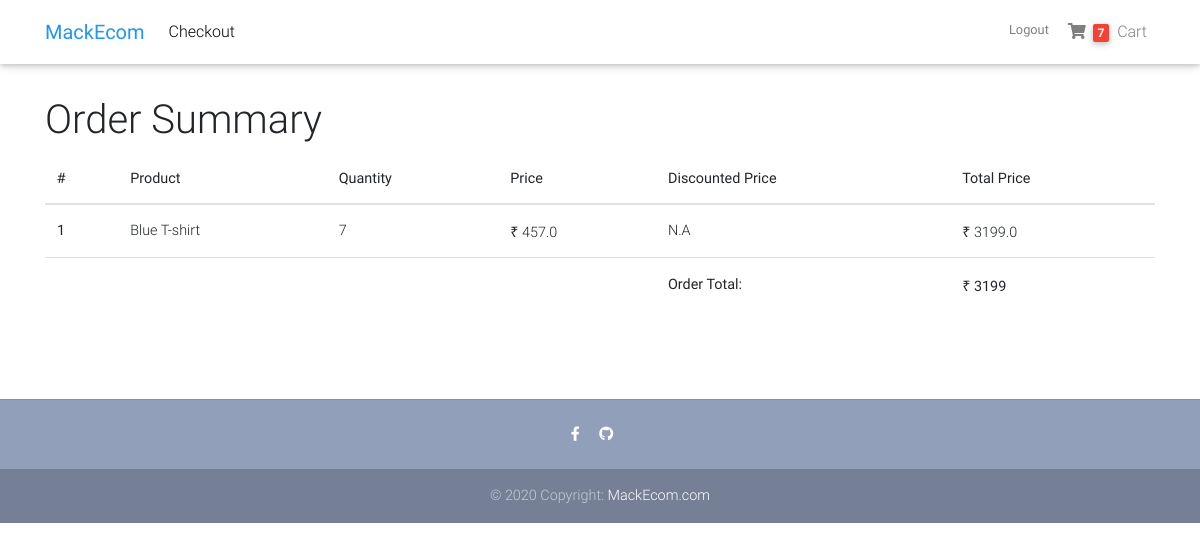
Before: /summary/ (signed in) with the older database file.
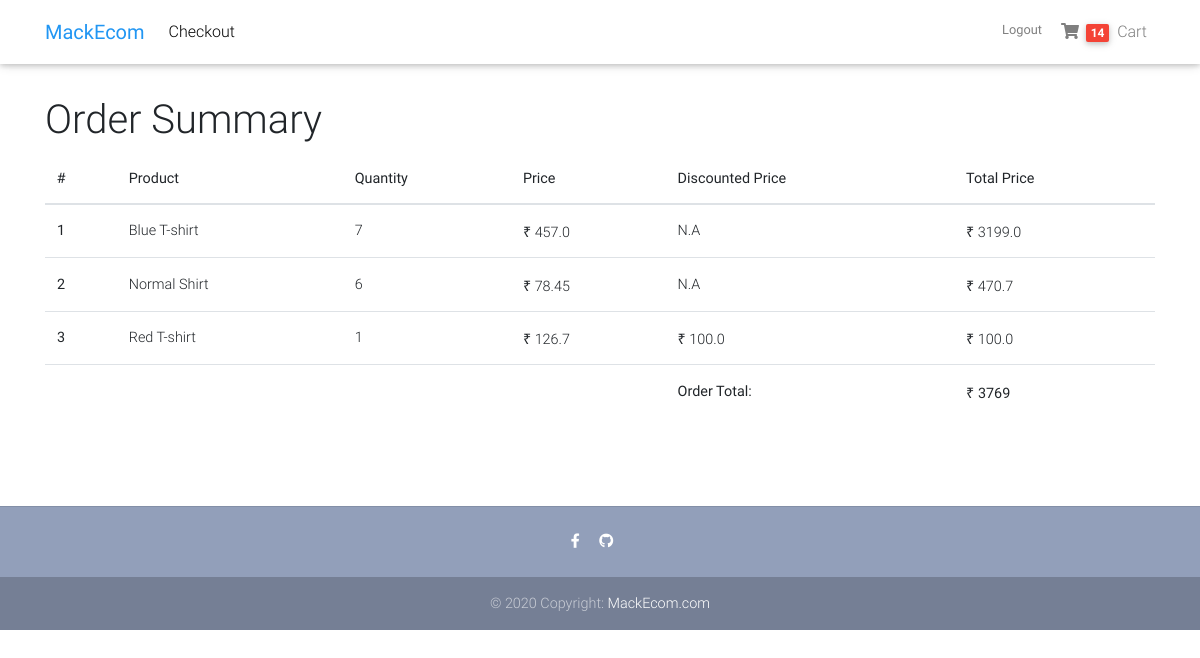
After: the same page with the newer database file.
### core/models.py (models this page shows, shortened)
class Cart(models.Model):
    user = models.ForeignKey(settings.AUTH_USER_MODEL, on_delete=models.CASCADE)
    items = models.ManyToManyField(OrderedItem)
    ordered = models.BooleanField(default=False)
    order_date = models.DateTimeField(blank=True, null=True)
    start_date = models.DateTimeField(auto_now_add=True)
    def cart_total(self):
        total = 0
        items = self.items.all()
        for item in items:
            price = int(item.total_price())
            total = price + total
        return total

class OrderedItem(models.Model):
    item = models.ForeignKey(Item, on_delete=models.CASCADE)
    user = models.ForeignKey(settings.AUTH_USER_MODEL, on_delete=models.CASCADE)
    is_ordered = models.BooleanField(default=False)
    qty = models.IntegerField(default=1)
    def total_price(self):
        if self.item.discounted_price:
            return self.qty*self.item.discounted_price
        else:
            return round(self.qty*self.item.price, 2)

class Item(models.Model):
    title = models.CharField(max_length=100)
    discounted_price = models.FloatField(blank=True, null=True)
    price = models.FloatField()
    slug = models.SlugField(blank=True, null=True)
    description = models.TextField(max_length=500, blank=True, null=True)
    category = models.CharField(choices=CATEGORY_CHOICES, max_length=2)
    label = models.CharField(choices=LABEL_COLOUR_CHOICES, max_length=2)
    image = models.ImageField(blank=True, null=True)

### core/views.py (the view)
# urls.py: path('summary/', views.SummaryView.as_view(), name='order-summary')
class SummaryView(View):
    def get(self, *args, **kwargs):
        try:
            cart = get_object_or_404(Cart, user=self.request.user, ordered=False)
            if cart:
                context = {
                    'object': cart
                }
            return render(self.request, 'cart-summary.html', context)
        except ObjectDoesNotExist:
            messages.error(self.request, "You do not have an active order" )
            return redirect("core:home")

### core/templatetags/cart_template_tags.py (called while the page is built)
@register.filter
def cart_item_count(user):
    if user.is_authenticated:
        count_qs = Cart.objects.filter(user=user, ordered=False)
        if count_qs.exists():
            items_qs = count_qs[0].items.all()
            count = 0
            for items in items_qs[0:]:
                count = items.qty + count
            return count
    else:
        return 0

### templates/cart-summary.html
{% extends 'base.html' %}
{% block content %}
<main>
  <div class="mt-5 container pt-5">
        {% if request.user.is_authenticated %}
         <h1>Order Summary</h1>
              <div class="table-responsive text-nowrap">
                  <table class="table">
                    <thead>
                      <tr>
                        <th scope="col">#</th>
                        <th scope="col">Product</th>
                        <th scope="col">Quantity</th>
                        <th scope="col">Price</th>
                        <th scope="col">Discounted Price</th>
                        <th scope="col">Total Price</th>
                      </tr>
                    </thead>
                    <tbody>
                    {% for item in object.items.all %}
                        <tr>
                            <th scope="row">{{ forloop.counter}}</th>
                            <td>{{ item.item.title }}</td>
                            <td>{{ item.qty }}</td>
                            <td>₹ {{ item.item.price }}</td>
                            {% if item.item.discounted_price %}
                                <td>₹ {{ item.item.discounted_price }}</td>
                            {% else %}
                                <td>N.A</td>
                            {% endif %}
                            <td>₹ {{ item.total_price }}</td>
                        </tr>
                    {% endfor %}
                    <tr>
                        <td colspan="4"> </td>
                        <td><strong>Order Total: </strong></td>
                        <td><strong>₹ {{ object.cart_total }}</strong></td>
                    </tr>
                    </tbody>
                  </table>
               </div>
            {% else %}
                <h1> Sign In to View Your Cart</h1>
        {% endif %}
  </div>
</main>
{% endblock content %}

### templates/base.html (shortened to what this page needs)
{% load static %}
{% load cart_template_tags %}
<head>
  <link rel="stylesheet" href="https://use.fontawesome.com/releases/v5.11.2/css/all.css">
  <link rel="stylesheet" href="{% static 'MackEcom/css/bootstrap.min.css' %}">
  <link rel="stylesheet" href="{% static 'MackEcom/css/mdb.min.css' %}">
  <link rel="stylesheet" href="{% static 'MackEcom/css/style.min.css' %}">
</head>
<body>
  <nav class="navbar fixed-top navbar-expand-lg navbar-light white scrolling-navbar mb-5">
    <div class="container">
      <a class="navbar-brand waves-effect" href="{% url 'core:home' %}" target="_blank">
        <strong class="blue-text">MackEcom</strong>
      </a>
      <div class="collapse navbar-collapse" id="navbarSupportedContent">
            <ul class="navbar-nav mr-auto">
              <li class="nav-item">
                {% if request.user.is_authenticated %}
                  <a class="nav-link waves-effect" href="{% url 'core:checkout' %}"
                  target="_blank">Checkout</a>
                {% endif %}
              </li>
            </ul>
          <div class="nav-item navbar-nav nav-flex-icons ">
              {% if request.user.is_authenticated %}
                  <a class="nav-link waves-effect clearfix d-none d-sm-inline-block" href="{% url 'account_logout' %}">
                     <small> Logout </small>
                  </a>
                  <a class="nav-link waves-effect" href="{% url 'core:order-summary'%}">
                        <i class="fas fa-shopping-cart"></i>
                       {% if request.user|cart_item_count %}
                           <span class="badge red z-depth-1 mr-1"> {{ request.user|cart_item_count }}</span>
                        {% endif %}
                           <span class="clearfix d-none d-sm-inline-block"> Cart </span>
                  </a>
              {% endif %}
          </div>
      </div>
    </div>
  </nav>
<div class="pb-5">
    {% block content  %}
    {% endblock content %}
</div>
  <footer class="page-footer text-center font-small mt-4 wow fadeIn">
    <hr class="my-4">
    <div class="pb-4">
      <a href="https://www.facebook.com/manas.kundu.9" target="_blank">
        <i class="fab fa-facebook-f mr-3"></i>
      </a>
      <a href="https://github.com/Manas377" target="_blank">
        <i class="fab fa-github mr-3"></i>
      </a>
    </div>
    <div class="footer-copyright py-3">
      © 2020 Copyright:
      <a href="#" target="_blank"> MackEcom.com </a>
    </div>
  </footer>
</body>
</html>

Changed rows visible on the page:
removed Cart: cart_total "3199"
added OrderedItem: item "Normal Shirt", qty "6", item.price "78.45", shows "N.A", total_price "470.7"
added OrderedItem: item "Red T-shirt", qty "1", item.price "126.7", item.discounted_price "100.0", total_price "100.0"
added Cart: cart_total "3769"
Other visible differences:
{{ request.user|cart_item_count }}: "7" → "14"
